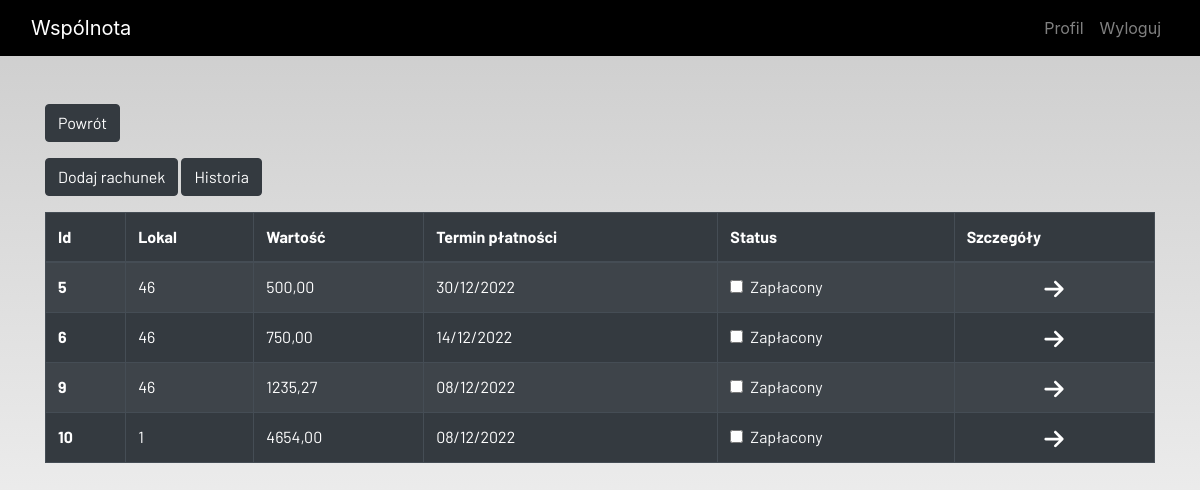
/billing/ (signed in), run on the app's committed database.
### ideas/models.py (models this page shows, shortened)
class Billing(models.Model):
    admin = models.ForeignKey(User, on_delete=models.CASCADE, null=True, blank=True)
    id = models.AutoField(primary_key = True)
    owner = models.ForeignKey(Local, on_delete=models.CASCADE, null=False, blank=False)
    value = models.DecimalField(("Kwota do zapłaty"), max_digits=100, decimal_places=2)
    status = models.BooleanField(("Czy zapłacone?"))
    start_billing = models.DateField(("Początek okresu rozliczeniowego"), null=False, blank=False)
    end_billing = models.DateField(("Koniec okresu rozliczeniowego"), null=False, blank=False)
    payment_date = models.DateField(("Termin płatności"), null=True, blank=True)

class Local(models.Model):
    admin = models.ForeignKey(User, on_delete=models.CASCADE, related_name='admin', null=True, blank=True)
    owner = models.OneToOneField(User, on_delete=models.CASCADE, related_name='owner', null=True, blank=True)
    number = models.IntegerField(("Numer lokalu"), null=False, blank=False)
    area = models.DecimalField(("Powierzchnia"), max_digits=100, decimal_places=2)
    def __str__(self):
        return str(self.number)
    class Meta:
        verbose_name = "local"
        verbose_name_plural = "local"

### ideas/view/billing_views.py (the view)
# urls.py: path('billing/', billing, name='billing'),
def billing(request):
    if request.method == "POST":
        form = BillingForm(request.POST)
        if form.is_valid():
            try:
                paid = request.POST['status']
                if paid == 'on':
                    paid = True
                else:
                    paid = False
            except:
                paid = False
            billing = Billing(
                admin=request.user,
                owner=Local.objects.get(id=request.POST["owner"]),
                value=request.POST['value'],
                status=paid,
                start_billing=request.POST['start_billing'],
                end_billing=request.POST['end_billing'],
                payment_date=request.POST['payment_date'],
            )
            billing.save()
            messages.success(request, f"Rachunek został dodany")
    else:
        form = BillingForm()
    billing = Billing.objects.filter(status=False).filter(admin=request.user)
    context = {
        'billings': billing,
        'form': form,
    }
    return render(request, 'registration/billing/billing.html', context)

### ideas/forms.py
class BillingForm(forms.ModelForm):
    class Meta:
        model = Billing
        widgets = {'start_billing': DateInput(), 'end_billing': DateInput(), 'payment_date': DateInput()}
        fields = ['owner', 'value', 'status', 'start_billing', 'end_billing', 'payment_date']

### ideas/templates/registration/billing/billing.html (shortened to what this page needs)
{% extends 'registration/main.html' %}
{% load static %}
{% block content %}
{% load crispy_forms_tags %}
<div class="container" >
    <div class="form-group">
        <a href="{% url 'home' %}">
            <button  class="btn btn-dark" >
                    Powrót
            </button>
        </a>
    </div>
</div>
<div class="container" >
    <div class="form-group">
         <button class="btn btn-dark" data-toggle="modal" data-target="#myModal">
                Dodaj rachunek
         </button>
        <a href="{% url 'billing_history' %}">
            <button  class="btn btn-dark" >
                    Historia
            </button>
        </a>
    </div>
</div>
<div class="container">
    <table class="table table-striped table-bordered table-hover table-dark">
        <thead>
            <tr>
                <th scope="col">Id</th>
                <th scope="col">Lokal</th>
                <th scope="col">Wartość</th>
                <th scope="col">Termin płatności</th>
                <th scope="col">Status</th>
                <th scope="col">Szczegóły</th>
            </tr>
        </thead>
        <tbody>
            {% for billing in  billings %}
            <tr>
                <th scope="row">{{ billing.id }} </th>
                <td>{{ billing.owner }}</td>
                <td>{{ billing.value }}</td>
                <td>{{ billing.payment_date | date:"d/m/Y" }}</td>
                <td>
                    <a href="{% url 'billing_update' billing.id%}">
                        <div class="form-check">
                            {% if billing.status == True %}
                            <input class="form-check-input" type="checkbox" value="" checked>
                            {% else %}
                            <input class="form-check-input" type="checkbox" value="">
                            {% endif %}
                            <label class="form-check-label text-light" for="flexCheckDefault">
                                Zapłacony
                            </label>
                        </div>
                    </a>
                </td>
                <td style="text-align: center">
                    <a href="{% url 'billing_detail' billing.id%}">
                    </a>
                </td>
            </tr>
            {%  endfor %}
        </tbody>
    </table>
</div>
{% endblock content %}

### static/main.css (style rules this page uses)
html { scroll-behavior: smooth; height: 100%; width: 100%; }
a { text-decoration: none !important; color: black; }
html, body { max-width: 100%; overflow-x: hidden; height: 100%; width: 100%; }
body { background: linear-gradient(rgba(0, 0, 0, 0.2), rgba(255, 255, 255, 0.5)); overflow-x: hidden; background-repeat: no-repeat; }

### data on the page
Billing: id "5", owner "46", value "500,00", payment_date "30/12/2022"
Billing: id "6", owner "46", value "750,00", payment_date "14/12/2022"
Billing: id "9", owner "46", value "1235,27", payment_date "08/12/2022"
Billing: id "10", owner "1", value "4654,00", payment_date "08/12/2022"
